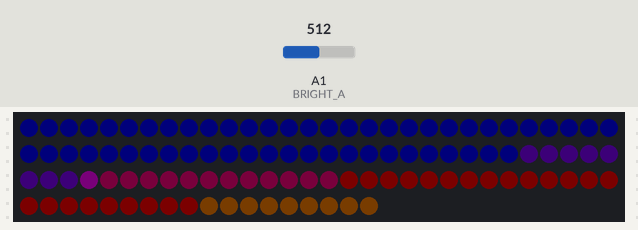
Recording of a sketch running on a simulated Arduino Uno, built with avr-gcc and run on an emulated ATmega328P. Shown: 108 RGB LEDs in strip order, left to right, continuing on the next row. Inputs (shaded band) come from the test bench; at power-on: A1 (BRIGHT_A) = 512. Dim RGB values are drawn brighter than linear.

Above: at 2.8 s.
2.9 s: A1 (BRIGHT_A) set to 122
At 3.17 s:
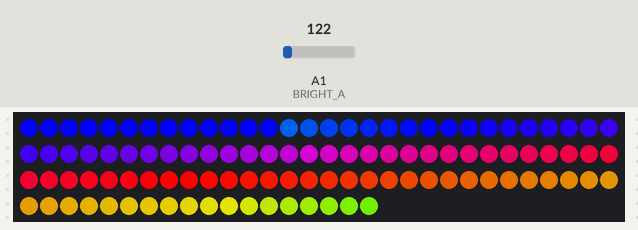
5.4 s: A1 (BRIGHT_A) set to 138
At 6.18 s:
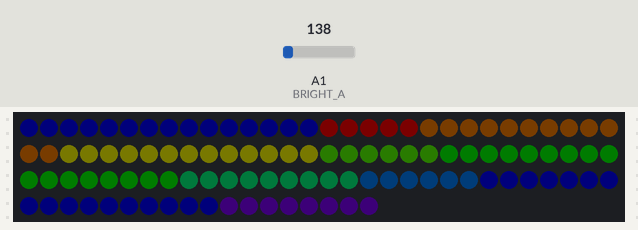
8.4 s: A1 (BRIGHT_A) set to 900
At 9.58 s:
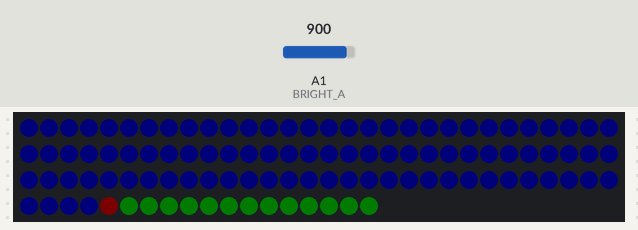
10.8 s: A1 (BRIGHT_A) set to 306
At 11.39 s:
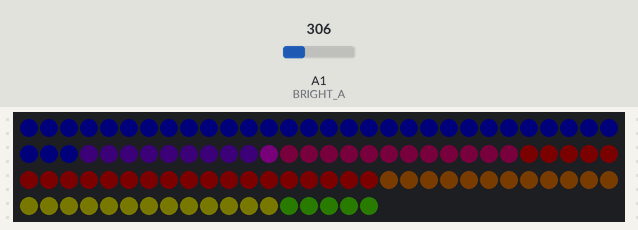
13.6 s: A1 (BRIGHT_A) set to 118
At 14.4 s:
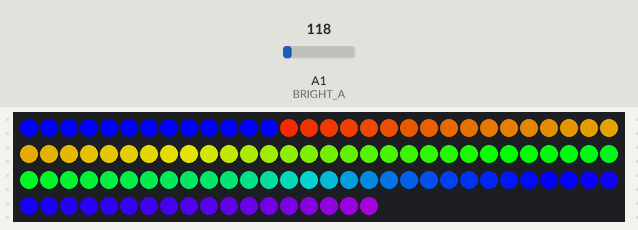
16.6 s: A1 (BRIGHT_A) set to 716
At 17.71 s:
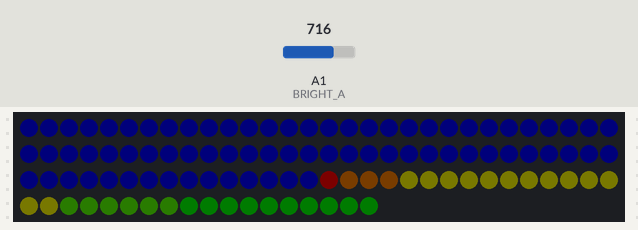

The sketch:

SolarLights.ino
```cpp
//#define DEBUG

#include "FastLED.h"

// How many leds are there in your strip?
#define NUM_LEDS 108

// Where is the LED data line connected?
#define LED_DATA 0

// Where is the brightness button connected?
#define BRIGHT_D 2
#define BRIGHT_A 1

// Speed 0..8 (quadratic divisor of milliseconds)
// 0 = so fast that it's definitely not recommended for photosensitive people
// 4 = a nice pace, you could watch it all day
// 7 = so slow, you almost don't see it moving
// 8 and above = animation is stopped
#define SPEED_DIV 3

// the array of leds
CRGB leds[NUM_LEDS];

void setup() {
  // Initialize the LEDs
  pinMode(LED_DATA, OUTPUT);
  analogReference(DEFAULT);
  FastLED.addLeds<WS2812B, LED_DATA, GRB>(leds, NUM_LEDS);
  FastLED.setBrightness(255);

  #ifdef DEBUG
  Serial.begin(115200);
  #endif
}

int pwrlvl = 0;

void loop() {
  // I usually save the current millisecond count per loop.
  uint32_t ms = millis();

  EVERY_N_SECONDS(1) {
    pwrlvl = analogRead(BRIGHT_A);
    #ifdef DEBUG
    Serial.print("power: ");
    Serial.println(pwrlvl);
    #endif
    FastLED.setBrightness(3 + (252 * (pwrlvl < 128)) );
  }

  EVERY_N_MILLISECONDS(10) {

    byte pwr = min(NUM_LEDS, map(pwrlvl, 0, 1024, 0, NUM_LEDS));
    // fill the leds array with a rainbow, starting at a value determined by ms and SPEED_DIV
    fill_rainbow(leds, NUM_LEDS, (ms >> SPEED_DIV) & 0xFF, 255/NUM_LEDS);

    for( int i = 0; i < pwr; i++ ) {
      leds[i] = CRGB(0,0,255);
    }

    if( ((ms >> 9) & 0x01) == 0 ) {
      leds[pwr] = CRGB(255,0,0);
    } else {
      leds[pwr] = CRGB(0,0,255);
    }

    //for( int i = 0; i < min(pwrlvl >> 5, NUM_LEDS); i++ ) {
    //  leds[i] = CRGB(255,0,0);
    //}

    // push the leds array out to the LED strip
    FastLED.show();
  }

}
```

Measured:
- after the input at 2.9 s, the LEDs: change after 0.12 s (image 1)
- after the input at 5.4 s, the LEDs: first differ from a run without the input after 0.63 s (image 2)
- after the input at 8.4 s, the LEDs: first differ from a run without the input after 0.65 s (image 3 shows a later state)
- after the input at 10.8 s, the LEDs: first differ from a run without the input after 0.44 s (image 4)
- after the input at 13.6 s, the LEDs: first differ from a run without the input after 0.65 s (image 5)
- after the input at 16.6 s, the LEDs: first differ from a run without the input after 0.67 s (image 6 shows a later state)
